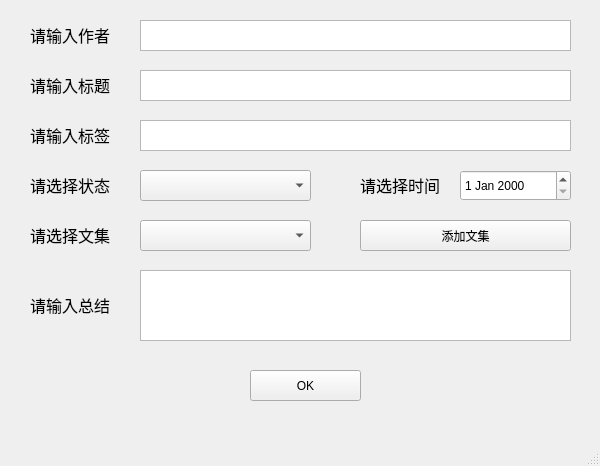
<?xml version="1.0" encoding="UTF-8"?>
<ui version="4.0">
 <class>GitblogPostmarkClass</class>
 <widget class="QMainWindow" name="GitblogPostmarkClass">
  <property name="geometry">
   <rect>
    <x>0</x>
    <y>0</y>
    <width>600</width>
    <height>466</height>
   </rect>
  </property>
  <property name="windowTitle">
   <string>GitblogPostmark</string>
  </property>
  <widget class="QWidget" name="centralWidget">
   <widget class="MyTextEdit" name="authorEdit">
    <property name="geometry">
     <rect>
      <x>140</x>
      <y>20</y>
      <width>431</width>
      <height>31</height>
     </rect>
    </property>
   </widget>
   <widget class="MyTextEdit" name="titleEdit">
    <property name="geometry">
     <rect>
      <x>140</x>
      <y>70</y>
      <width>431</width>
      <height>31</height>
     </rect>
    </property>
   </widget>
   <widget class="MyTextEdit" name="tagsEdit">
    <property name="geometry">
     <rect>
      <x>140</x>
      <y>120</y>
      <width>431</width>
      <height>31</height>
     </rect>
    </property>
   </widget>
   <widget class="MyTextEdit" name="summaryEdit">
    <property name="geometry">
     <rect>
      <x>140</x>
      <y>270</y>
      <width>431</width>
      <height>71</height>
     </rect>
    </property>
   </widget>
   <widget class="QComboBox" name="statusCombo">
    <property name="geometry">
     <rect>
      <x>140</x>
      <y>170</y>
      <width>171</width>
      <height>31</height>
     </rect>
    </property>
   </widget>
   <widget class="QComboBox" name="categoryCombo">
    <property name="geometry">
     <rect>
      <x>140</x>
      <y>220</y>
      <width>171</width>
      <height>31</height>
     </rect>
    </property>
   </widget>
   <widget class="QLabel" name="label">
    <property name="geometry">
     <rect>
      <x>30</x>
      <y>20</y>
      <width>91</width>
      <height>31</height>
     </rect>
    </property>
    <property name="text">
     <string>&lt;html&gt;&lt;head/&gt;&lt;body&gt;&lt;p&gt;&lt;span style=&quot; font-size:12pt;&quot;&gt;请输入作者&lt;/span&gt;&lt;/p&gt;&lt;/body&gt;&lt;/html&gt;</string>
    </property>
   </widget>
   <widget class="QLabel" name="label_2">
    <property name="geometry">
     <rect>
      <x>30</x>
      <y>70</y>
      <width>91</width>
      <height>31</height>
     </rect>
    </property>
    <property name="text">
     <string>&lt;html&gt;&lt;head/&gt;&lt;body&gt;&lt;p&gt;&lt;span style=&quot; font-size:12pt;&quot;&gt;请输入标题&lt;/span&gt;&lt;/p&gt;&lt;/body&gt;&lt;/html&gt;</string>
    </property>
   </widget>
   <widget class="QLabel" name="label_3">
    <property name="geometry">
     <rect>
      <x>30</x>
      <y>120</y>
      <width>91</width>
      <height>31</height>
     </rect>
    </property>
    <property name="text">
     <string>&lt;html&gt;&lt;head/&gt;&lt;body&gt;&lt;p&gt;&lt;span style=&quot; font-size:12pt;&quot;&gt;请输入标签&lt;/span&gt;&lt;/p&gt;&lt;/body&gt;&lt;/html&gt;</string>
    </property>
   </widget>
   <widget class="QLabel" name="label_4">
    <property name="geometry">
     <rect>
      <x>30</x>
      <y>170</y>
      <width>91</width>
      <height>31</height>
     </rect>
    </property>
    <property name="text">
     <string>&lt;html&gt;&lt;head/&gt;&lt;body&gt;&lt;p&gt;&lt;span style=&quot; font-size:12pt;&quot;&gt;请选择状态&lt;/span&gt;&lt;/p&gt;&lt;/body&gt;&lt;/html&gt;</string>
    </property>
   </widget>
   <widget class="QLabel" name="label_5">
    <property name="geometry">
     <rect>
      <x>30</x>
      <y>220</y>
      <width>91</width>
      <height>31</height>
     </rect>
    </property>
    <property name="text">
     <string>&lt;html&gt;&lt;head/&gt;&lt;body&gt;&lt;p&gt;&lt;span style=&quot; font-size:12pt;&quot;&gt;请选择文集&lt;/span&gt;&lt;/p&gt;&lt;/body&gt;&lt;/html&gt;</string>
    </property>
   </widget>
   <widget class="QLabel" name="label_6">
    <property name="geometry">
     <rect>
      <x>30</x>
      <y>290</y>
      <width>91</width>
      <height>31</height>
     </rect>
    </property>
    <property name="text">
     <string>&lt;html&gt;&lt;head/&gt;&lt;body&gt;&lt;p&gt;&lt;span style=&quot; font-size:12pt;&quot;&gt;请输入总结&lt;/span&gt;&lt;/p&gt;&lt;/body&gt;&lt;/html&gt;</string>
    </property>
   </widget>
   <widget class="QLabel" name="label_7">
    <property name="geometry">
     <rect>
      <x>360</x>
      <y>170</y>
      <width>91</width>
      <height>31</height>
     </rect>
    </property>
    <property name="text">
     <string>&lt;html&gt;&lt;head/&gt;&lt;body&gt;&lt;p&gt;&lt;span style=&quot; font-size:12pt;&quot;&gt;请选择时间&lt;/span&gt;&lt;/p&gt;&lt;/body&gt;&lt;/html&gt;</string>
    </property>
   </widget>
   <widget class="QDateEdit" name="dateEdit">
    <property name="geometry">
     <rect>
      <x>460</x>
      <y>170</y>
      <width>111</width>
      <height>31</height>
     </rect>
    </property>
   </widget>
   <widget class="QPushButton" name="addCategory">
    <property name="geometry">
     <rect>
      <x>360</x>
      <y>220</y>
      <width>211</width>
      <height>31</height>
     </rect>
    </property>
    <property name="text">
     <string>添加文集</string>
    </property>
   </widget>
   <widget class="QPushButton" name="OkButton">
    <property name="geometry">
     <rect>
      <x>250</x>
      <y>370</y>
      <width>111</width>
      <height>31</height>
     </rect>
    </property>
    <property name="text">
     <string>OK</string>
    </property>
   </widget>
  </widget>
  <widget class="QMenuBar" name="menuBar">
   <property name="geometry">
    <rect>
     <x>0</x>
     <y>0</y>
     <width>600</width>
     <height>23</height>
    </rect>
   </property>
  </widget>
  <widget class="QStatusBar" name="statusBar"/>
 </widget>
 <layoutdefault spacing="6" margin="11"/>
 <customwidgets>
  <customwidget>
   <class>MyTextEdit</class>
   <extends>QTextEdit</extends>
   <header location="global">mytextedit.h</header>
  </customwidget>
 </customwidgets>
 <resources>
  <include location="gitblogpostmark.qrc"/>
 </resources>
 <connections/>
</ui>
